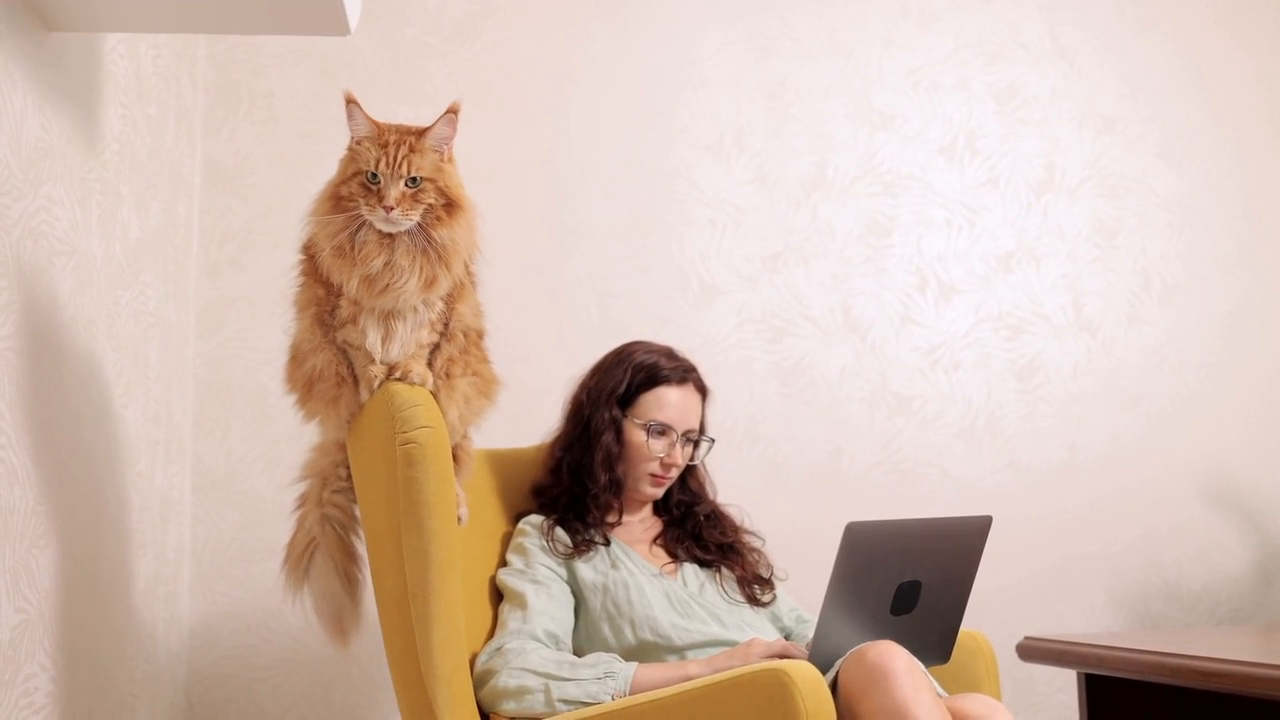
#> input picture frame 64 of openCv/assets/Catsv.mp4, 1280 x 720 px, given in place of Girl - 27092.mp4, which was not available
$ python tsk1.py
#> lines starting #> are read from the running program, lines starting #| are printed output that depends on the picture
import cv2 as cv
from cv2 import waitKey


def resize_frame(frame, scale=0.75):
    width = int(frame.shape[1] * scale)
    height = int(frame.shape[0] * scale)
    dimension = (width, height)
    return cv.resize(frame, dimension, interpolation=cv.INTER_AREA)


def change_res(capture, width, height):
    capture.set(3, width)
    capture.set(4, height)


# [5 lines of commented-out code are left out]

v = cv.VideoCapture("D:\\programing\\python_programms\\assets\\Girl - 27092.mp4")
# change_res(v, 840, 1057)
while True:
    isTrue, img= v.read()
#> img is the input picture: shape (720, 1280, 3); mean B, G, R 175.1, 187.6, 210.6
    # img = resize_frame(img, .7)
    gray = cv.cvtColor(img, cv.COLOR_BGR2GRAY)
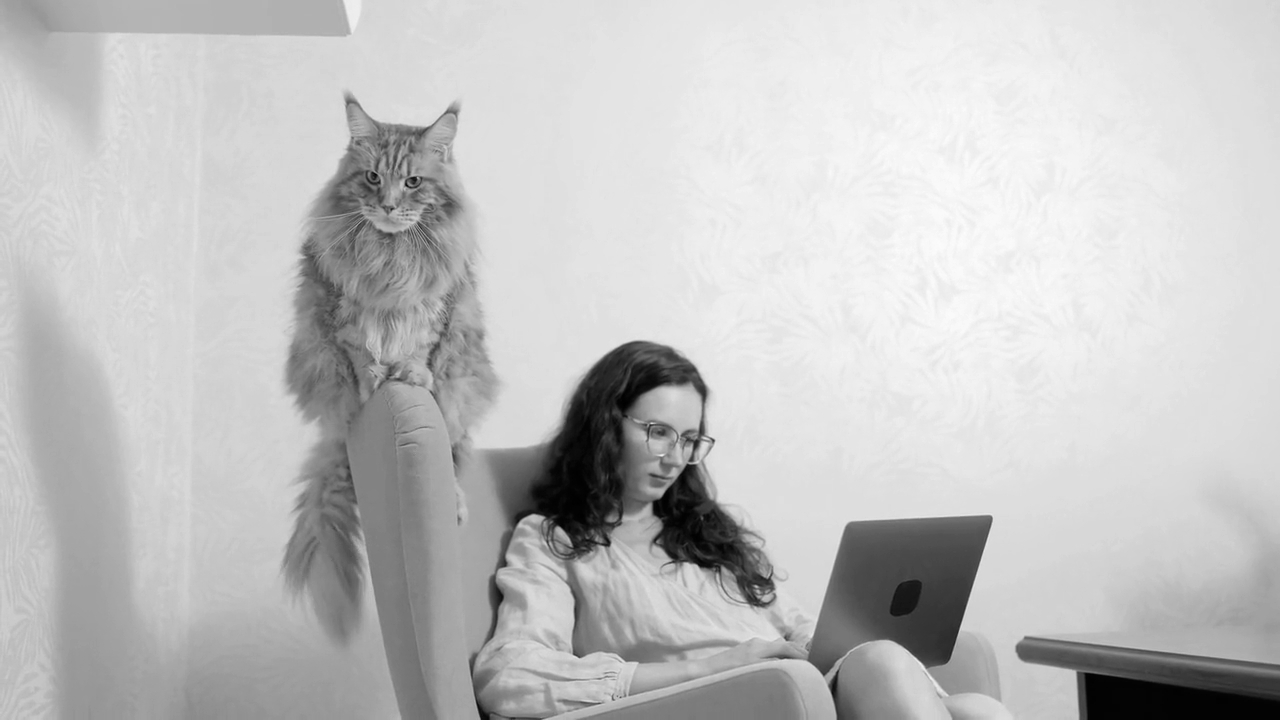
#> gray: shape (720, 1280); min 0, max 252, mean 193

    cv.imshow("girls", img)
    if waitKey(20) & 0xFF == ord('d'):
#> (key Esc is pressed here)
        break

v.release()
cv.destroyAllWindows()

$ run again, starting later in the video
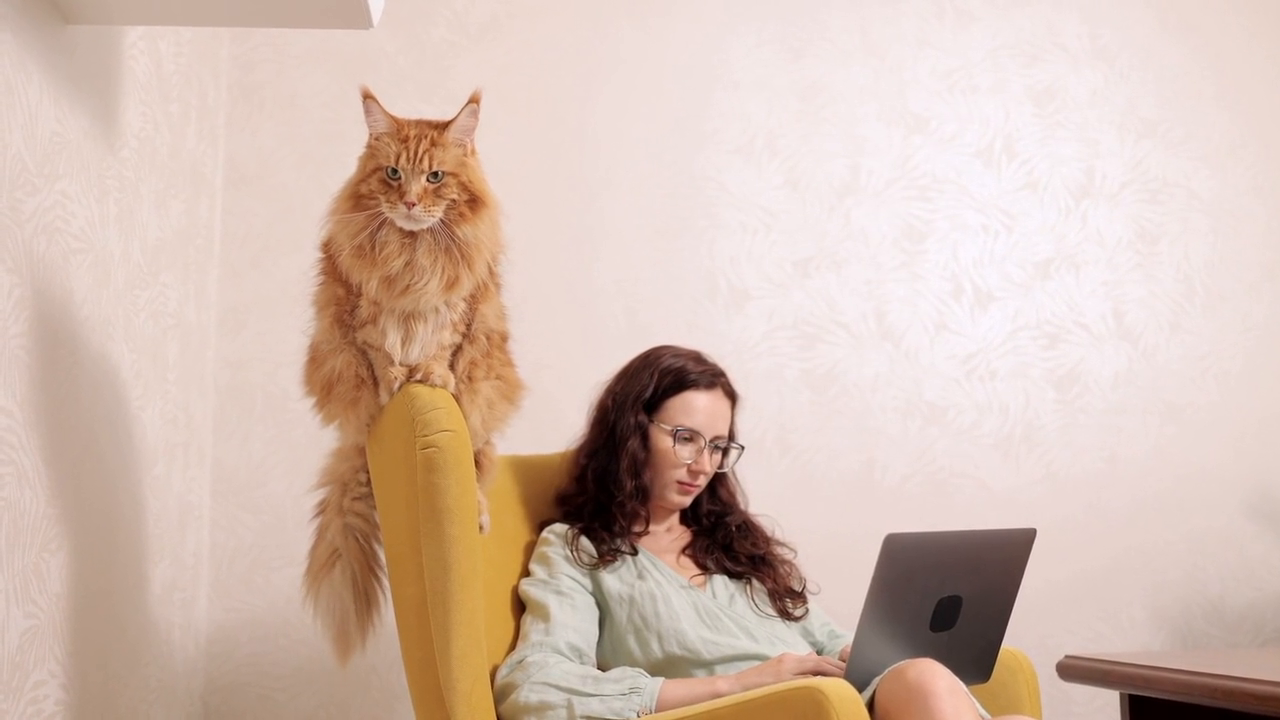
#> input picture frame 290 of openCv/assets/Catsv.mp4, 1280 x 720 px, given in place of Girl - 27092.mp4, which was not available
#> img is the input picture: shape (720, 1280, 3); mean B, G, R 176.5, 188.7, 211.8
#> `gray = cv.cvtColor(img, cv.COLOR_BGR2GRAY)`:
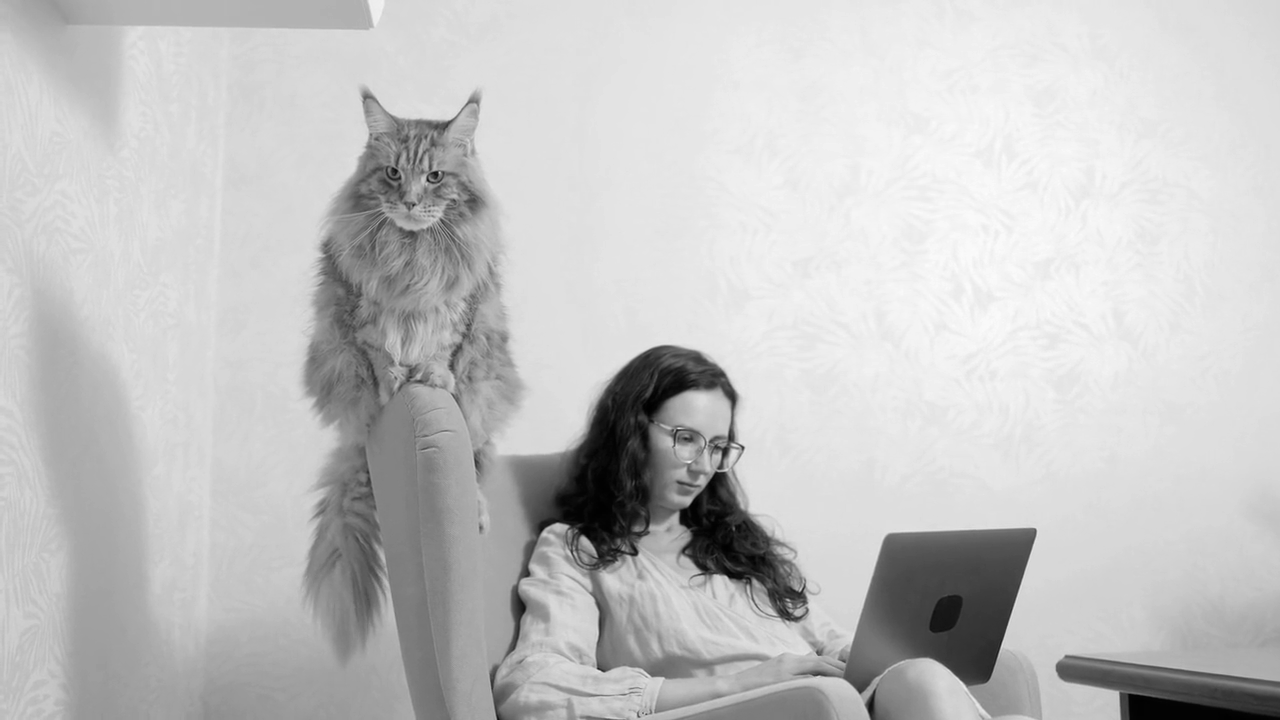
#> gray: shape (720, 1280); min 0, max 251, mean 194.2

$ run again, starting later in the video
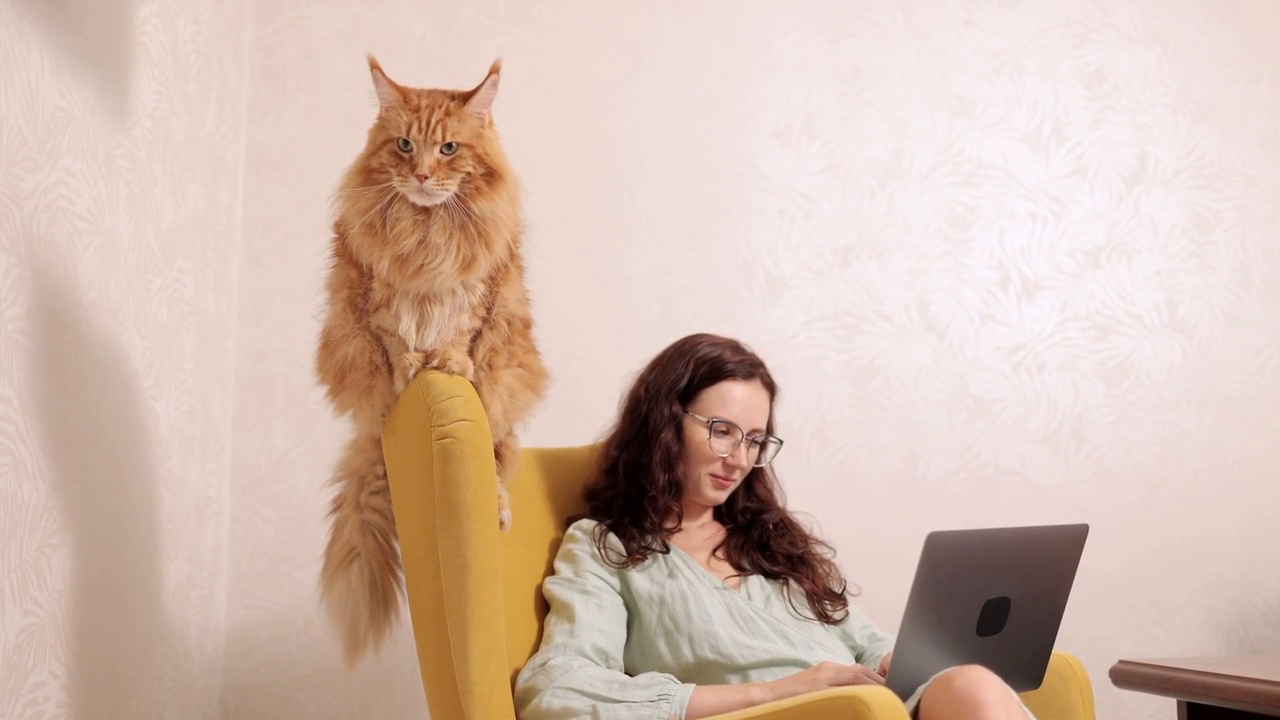
#> input picture frame 516 of openCv/assets/Catsv.mp4, 1280 x 720 px, given in place of Girl - 27092.mp4, which was not available
#> img is the input picture: shape (720, 1280, 3); mean B, G, R 174.3, 187, 210.6
#> `gray = cv.cvtColor(img, cv.COLOR_BGR2GRAY)`:
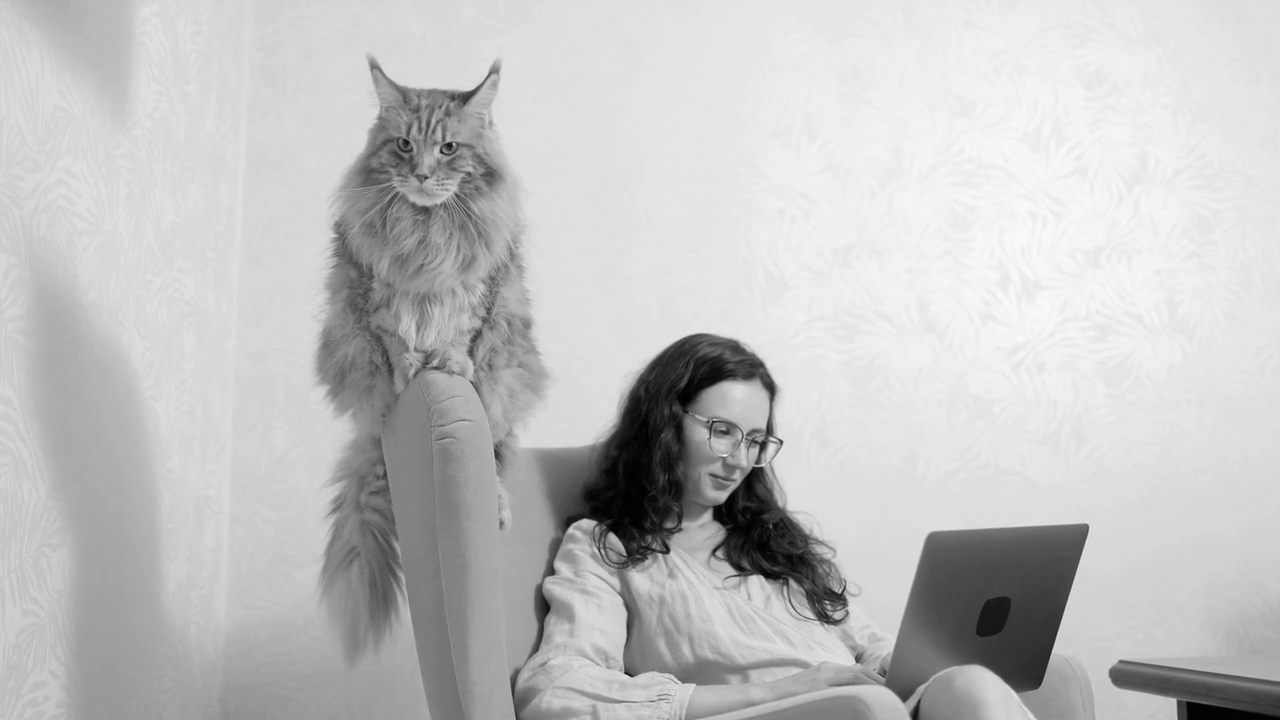
#> gray: shape (720, 1280); min 0, max 251, mean 192.6
